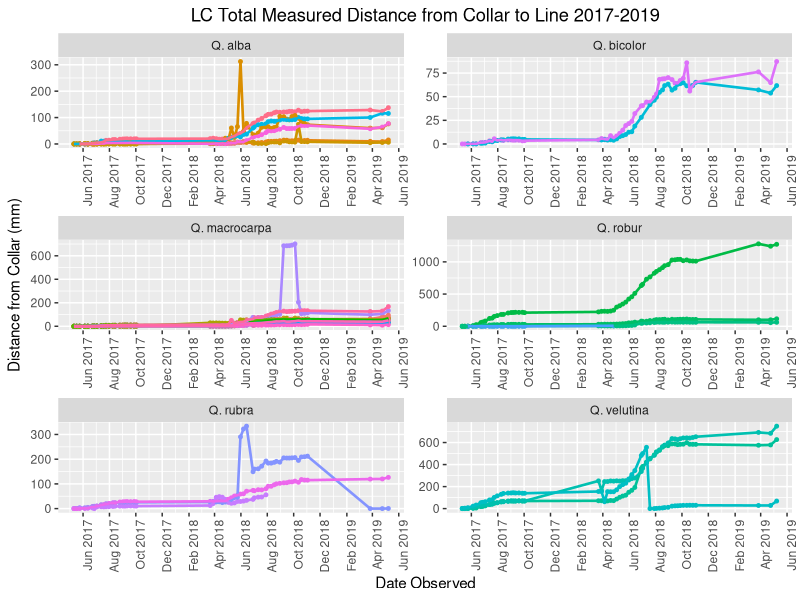
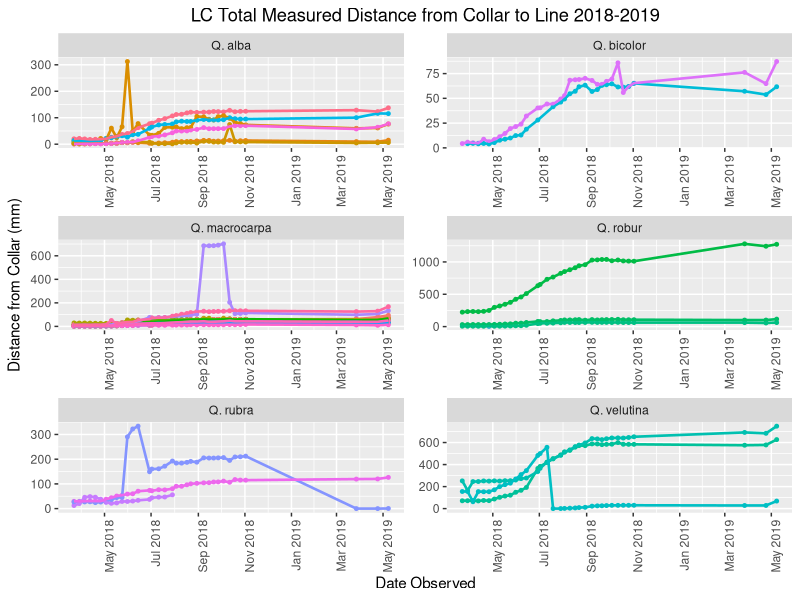
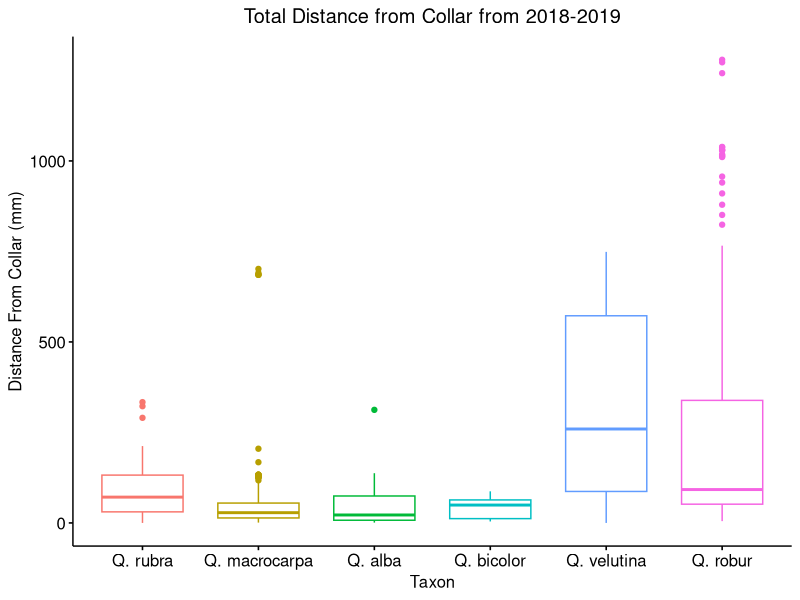
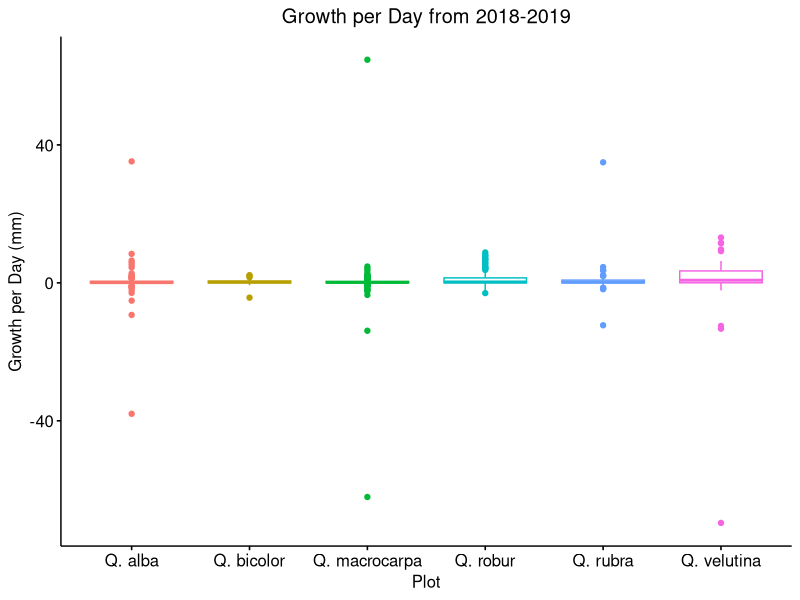
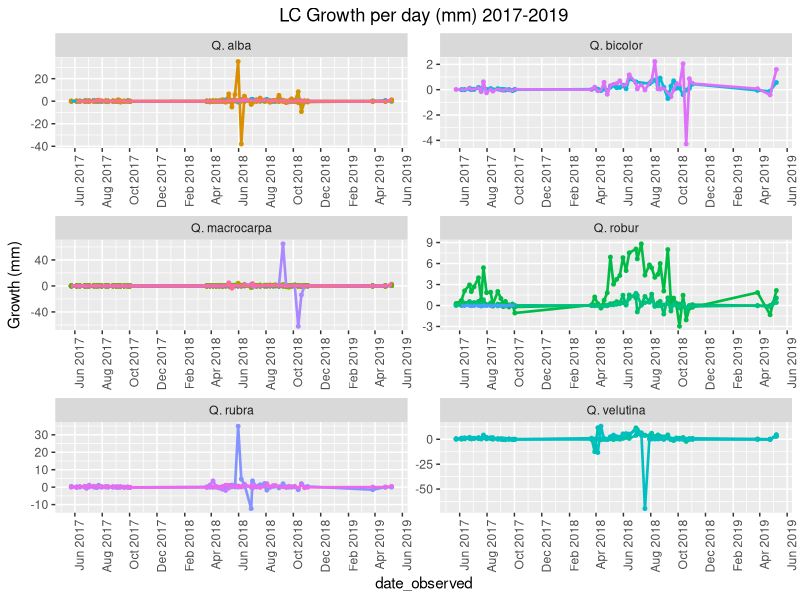
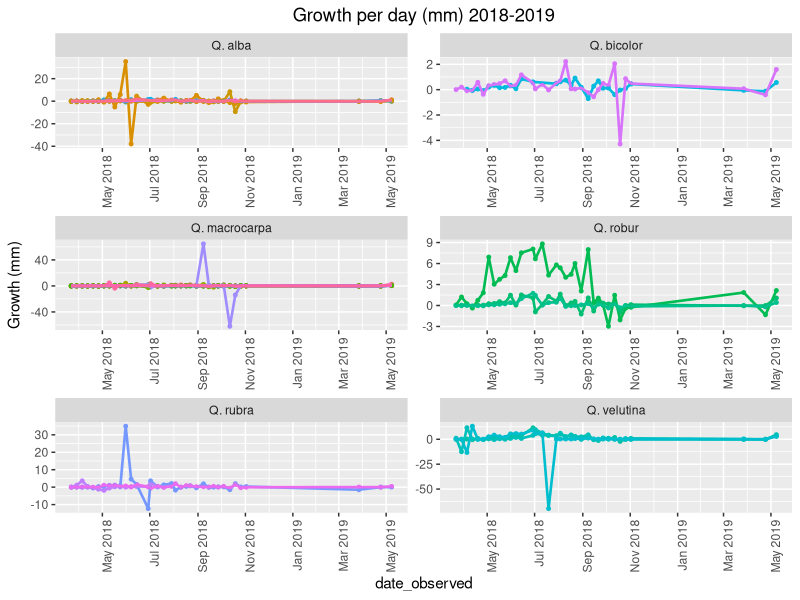

R code for these plots, in order:
library(ggplot2) #Load necessary libraries
library(scales)
library(dplyr)
library("ggpubr")

#Loading in the data

setwd("~/GitHub/Dendrobands/Raw_data") #Set working directory to data file location

#read in data file
dendroband <- read.csv("LCDendrometerBands_Quercus_Consolidated_2017-2019.csv", na.strings=c("", "negative", "9999.00", "999.00"))
dendroband$date_observed <- as.Date(dendroband$date_observed, format="%m/%d/%Y") #Format dates as dates


dendroband$taxon <- dendroband$species
dendroband$taxon <- recode(dendroband$species, alba = "Q. alba", 
                           bicolor = "Q. bicolor", 
                           macrocarpa = "Q. macrocarpa",
                           robur = "Q. robur",
                           rubra = "Q. rubra",
                           velutina = "Q. velutina")

summary(dendroband) 
str(dendroband)

#Order by date observed
dendroband <- dendroband[order(dendroband$date_observed),] #sort dataframe by date of measurement

#Diameter
dendroband$dist_from_collar <- dendroband$dist_from_collar / pi #convert circumference to diameter in the dataframe



#subtract minimum for each tree to offset bands settling
for(id in unique(dendroband$id)){ #for each tree
  dendroband[which(dendroband$id == id),]$dist_from_collar <- 
    dendroband[which(dendroband$id == id),]$dist_from_collar -
    min(dendroband[which(dendroband$id == id),]$dist_from_collar, na.rm = TRUE) #subtract the minimum from each measurement
}

#Basal area (mm^2) 
dendroband$dist_from_collar <- pi * ((dendroband$dist_from_collar / 2) ^2)

#Convert diameter/area to growth (mm/day) - use difftime to get days between each measurement
growth_df1 <- data.frame() #create empty df for rbinding

for (id in unique(dendroband$id)){ #for each tree
  
  dates <- dendroband[which(dendroband$id == id),]$date_observed #get observation dates
  obs <- dendroband[which(dendroband$id == id),]$dist_from_collar #get measurements
  seq_1 <- seq(2, length(dates)) #create sequence for selecting dates to subtract
  seq_2 <- seq_1 + 1 #create sequence for selecting dates to subtract from
  
  id_df <- dendroband[which(dendroband$id==id),][3:(length(dates)),][,1:which(colnames(dendroband) == "id")] #create df with metadata
  
  date_diff <- list() #create empty list for number of days
  obs_diff <- list() #create empty list for mm grown
  
  for (d in 1:(length(dates) - 2)){ #for each date difference (remembering that the 1st date is considered not reliable)
    diff <- difftime(dates[seq_2[d]], dates[seq_1[d]], units = c("days")) #calculate difference between two dates
    date_diff <- append(date_diff, as.numeric(diff), after = length(date_diff)) #append days between observations to list
    
    
    dist_diff <- obs[seq_2[d]] - obs[seq_1[d]] #calculate difference between measurements
    obs_diff <- append(obs_diff, dist_diff, after = length(obs_diff)) #append measurement differences to list
    
    
  }
  
  growth <- as.numeric(obs_diff) / as.numeric(date_diff) #Divide mm distance by number of days to get mm/day
  id_df <- do.call(cbind, list(id_df,growth)) #add growth measurements to new column combined with metadata  
  colnames(id_df)[length(id_df)] <- "mm_day" #Change column name
  growth_df1 <- rbind(growth_df1, id_df) #add growth df for each individual tree to a single df
  
}

#2017 data was noisy. Creating subset starting at 2018 just in case
dendroband$date_observed <- as.POSIXct(dendroband$date_observed, format="%Y-%m-%d")
after2017 <- subset(dendroband, date_observed > "2018-01-01")



########Plot distance###########

#Plotting total distance by species 2017-2019
png("~/GitHub/Dendrobands/LC_Figures//LCDendoband_TotalDistanceFromCollar_2017-2019.png")
ggplot(data=dendroband[!is.na(dendroband$dist_from_collar),]) + #Set basic plot parameters
  geom_point(aes(x=date_observed, y=dist_from_collar, group = id, col = as.factor(id)), size=1) + #Add points
  geom_line(aes(x=date_observed, y=dist_from_collar, group = id, col = as.factor(id)), size=.9) + #Specify line graph
  theme(legend.position = "none",  axis.text.x = element_text(angle = 90, hjust = 1), 
        plot.title = element_text(hjust=0.5)) + 
  ylab(expression("Distance from Collar (mm)"))+
  xlab(expression("Date Observed")) +
  ggtitle("LC Total Measured Distance from Collar to Line 2017-2019") +
  scale_x_datetime(date_breaks = "2 months", labels = date_format("%b %Y"))+
  scale_color_discrete() +
  facet_wrap(~taxon, ncol=2, scales = "free") #Specify panels
dev.off()



#Plotting total distance by species 2018-2019
png("~/GitHub/Dendrobands/LC_Figures//LCDendoband_TotalDistanceFromCollar_2018-2019.png")
ggplot(data=after2017[!is.na(after2017$dist_from_collar),]) + #Set basic plot parameters
  geom_point(aes(x=date_observed, y=dist_from_collar, group = id, col = as.factor(id)), size=1) + #Add points
  geom_line(aes(x=date_observed, y=dist_from_collar, group = id, col = as.factor(id)), size=.9) + #Specify line graph
  theme(legend.position = "none",  axis.text.x = element_text(angle = 90, hjust = 1),
        plot.title = element_text(hjust=0.5)) + #legend and label parameters
  ylab(expression("Distance from Collar (mm)"))+
  xlab(expression("Date Observed")) +
  ggtitle("LC Total Measured Distance from Collar to Line 2018-2019") +
  scale_x_datetime(date_breaks = "2 months", labels = date_format("%b %Y"))+
  scale_color_discrete() +
  facet_wrap(~taxon, ncol=2, scales = "free") #Specify panels
dev.off()


#Boxplot for total distance from collar 2018-2019
png("~/GitHub/Dendrobands/LC_Figures//LCDendoband_TotalDistancefromCollar_Boxplot_BySpecies.png")
ggboxplot(after2017, x = "taxon", y = "dist_from_collar", 
          color = "taxon",
          legend = "none",
          ylab = "Distance From Collar (mm)", xlab = "Taxon", 
          title = "Total Distance from Collar from 2018-2019")+
  theme(legend.position = "none", plot.title = element_text(hjust=0.5)) #Specify panels
dev.off()




####################

#Plot growth in mm/day

growth_df1$taxon <- growth_df1$species
growth_df1$taxon <- recode(growth_df1$species, alba = "Q. alba", 
                           bicolor = "Q. bicolor", 
                           macrocarpa = "Q. macrocarpa",
                           robur = "Q. robur",
                           rubra = "Q. rubra",
                           velutina = "Q. velutina")

##subsetting to 2018-2019
growth_df2 <- na.omit(growth_df1)
growth_df2$date_observed <- as.POSIXct(growth_df2$date_observed, format="%Y-%m-%d")
growth_df3 <- subset(growth_df2, date_observed > "2018-01-01")

#Growth per day from 2018-2019

png("~/GitHub/Dendrobands/LC_Figures//LCDendoband_GrowthPerDay2018-2019_Boxplot_Species.png")
ggboxplot(growth_df3, x = "taxon", y = "mm_day", 
          color = "taxon",
          legend = "none",
          ylab = "Growth per Day (mm)", xlab = "Plot", 
          title = "Growth per Day from 2018-2019")+
  theme(legend.position = "none", plot.title = element_text(hjust=0.5)) #Specify panels
dev.off()


#Comparing means of growth per day across species
tapply(growth_df3$mm_day, growth_df3$taxon, mean)
tapply(growth_df3$mm_day, growth_df3$taxon, sd)
res.aov <- aov(mm_day ~ taxon, data = growth_df2)
summary(res.aov)

#Plotting growth per day from 2017-2019
png("~/GitHub/Dendrobands/LC_Figures//LCDendoband_GrowthPerDay_2017-2019_BySpecies.png")
ggplot(data=growth_df2) + #Set basic plot parameters
  geom_point(aes(x=date_observed, y=mm_day, group = id, col = as.factor(id)), size=1) + #Add points
  geom_line(aes(x=date_observed, y=mm_day, group = id, col = as.factor(id)), size=.9) + #Specify line graph
  theme(legend.position = "none",  axis.text.x = element_text(angle = 90, hjust = 1), 
        plot.title = element_text(hjust=0.5)) + 
  ylab(expression("Growth (mm)"))+
  ggtitle("LC Growth per day (mm) 2017-2019") +
  scale_color_discrete()+ #Specify color scheme
  scale_x_datetime(date_breaks = "2 months", labels = date_format("%b %Y"))+
  facet_wrap(~taxon, ncol=2, scales = "free") #Specify panels
#scale_y_continuous(breaks=c(0.00, 5.00, 10.00)) #Set y axis scale
dev.off()


#Subsetting growth per day from 2018-2019
png("~/GitHub/Dendrobands/LC_Figures//LCDendoband_GrowthPerDay_2018-2019_BySpecies.png")
ggplot(data=growth_df3) + #Set basic plot parameters
  geom_point(aes(x=date_observed, y=mm_day, group = id, col = as.factor(id)), size=1) + #Add points
  geom_line(aes(x=date_observed, y=mm_day, group = id, col = as.factor(id)), size=.9) + #Specify line graph
  theme(legend.position = "none",  axis.text.x = element_text(angle = 90, hjust = 1), 
        plot.title = element_text(hjust=0.5)) + 
  ylab(expression("Growth (mm)"))+
  ggtitle("Growth per day (mm) 2018-2019") +
  scale_color_discrete()+ #Specify color scheme
  scale_x_datetime(date_breaks = "2 months", labels = date_format("%b %Y"))+
  facet_wrap(~taxon, ncol=2, scales = "free") #Specify panels
#scale_y_continuous(breaks=c(0.00, 5.00, 10.00)) #Set y axis scale
dev.off()

